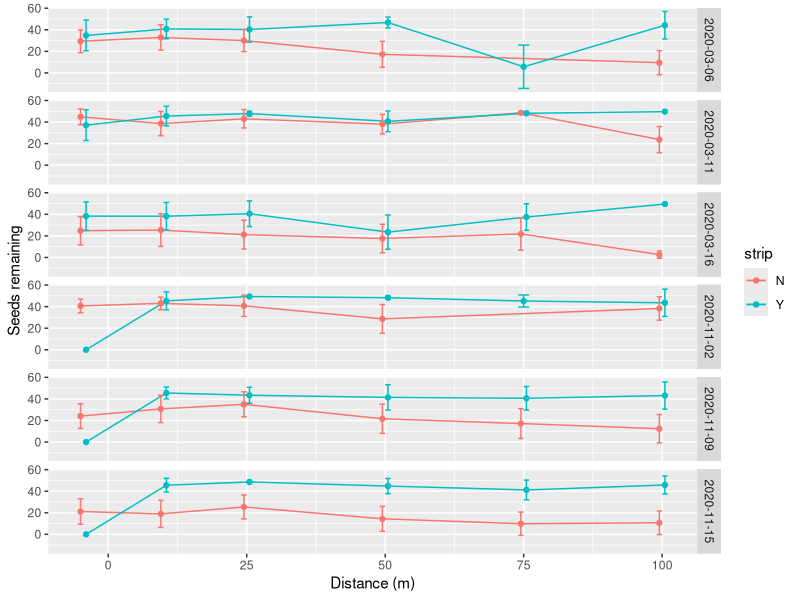
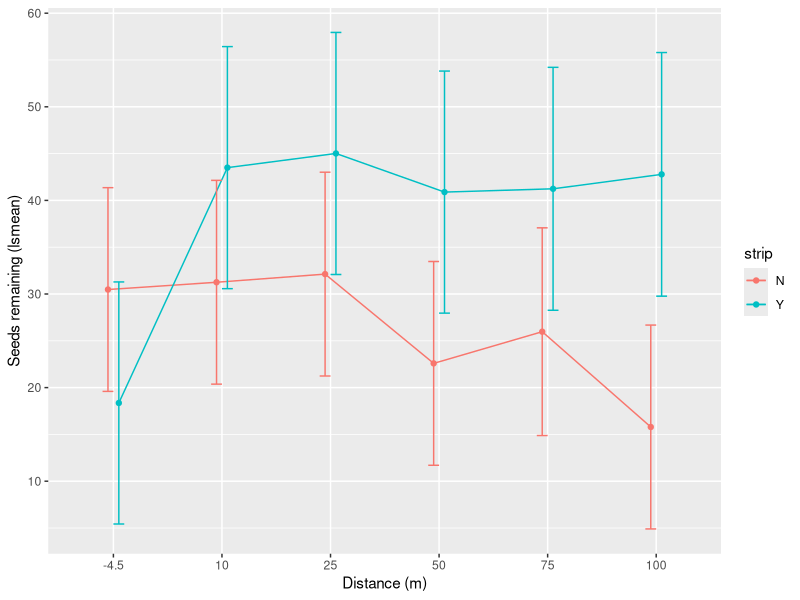

These figures' R source, in order:
rm(list=ls())

library(readxl)
library(tidyverse)

data<-read_csv("../data/Seed predation data.csv")	#Seed predation data saved in Lauren's Google Drive

##Convert character data to factors
	data$site<-as.factor(data$site)
	data$crop<-as.factor(data$crop)
	data$strip<-as.factor(data$strip)
	data$transect<-as.factor(data$transect)
	data$dist.fact<-as.factor(data$dist)

##Convert date to appropriate format
	data$date<-as.Date(data$date, "%m/%d/%y")

##Drop NAs
	data<-subset(data, seeds!="NA")

##Look at some summary stats by treatment
#Summarize
library(plyr)
	mean.data<- ddply(data, c("strip", "dist", "date"), summarise,
		mean = mean(seeds),
		upperCI = mean + sd(seeds) / sqrt(length(seeds))*qt(.975, length(seeds)-1),
		lowerCI = mean - sd(seeds) / sqrt(length(seeds))*qt(.975, length(seeds)-1)
	)

#Plot the summary stats
library(ggplot2)
pd <- position_dodge(2)
	ggplot(data = mean.data, aes(x=dist, y=mean, colour = strip, group = strip)) +
		geom_line(position=pd) +
		geom_point(position=pd)+
		xlab("Distance (m)") +
		ylab("Seeds remaining") +
		geom_errorbar(aes(ymin=lowerCI, ymax=upperCI), width=2, position=pd) +
		facet_grid(rows = vars(date))

##Analysis (distance as continuous variable)
library(lmerTest)		#A package that gives p-values for the lmer summary and anova
	data.rand<-lmer(seeds~dist*strip+crop+season+(1|site/date),data=data)
	anova(data.rand)
	summary(data.rand)

##View least squared means to compare strip vs. no strip?
#Need to convert distance to factor and rerun analysis
	data.rand.fact<-lmer(seeds~dist.fact*strip+crop+season+(1|site/date),data=data)
	anova(data.rand.fact)
	summary(data.rand.fact)

#Plot lsmeans
library(lsmeans)
	lsmean.sum<-summary(lsmeans(data.rand.fact,pairwise~dist.fact*strip,adjust = "tukey", conf=0.95))
	lsmean.sum
	ggplot(data = lsmean.sum$lsmeans, aes(x=dist.fact, y=lsmean, colour = strip, group = strip)) +
		geom_line(position=position_dodge(0.2)) +
		geom_point(position=position_dodge(0.2))+
		xlab("Distance (m)") +
		ylab("Seeds remaining (lsmean)") +
		geom_errorbar(aes(ymin=lower.CL, ymax=upper.CL), width=0.2, position=position_dodge(0.2))

	
